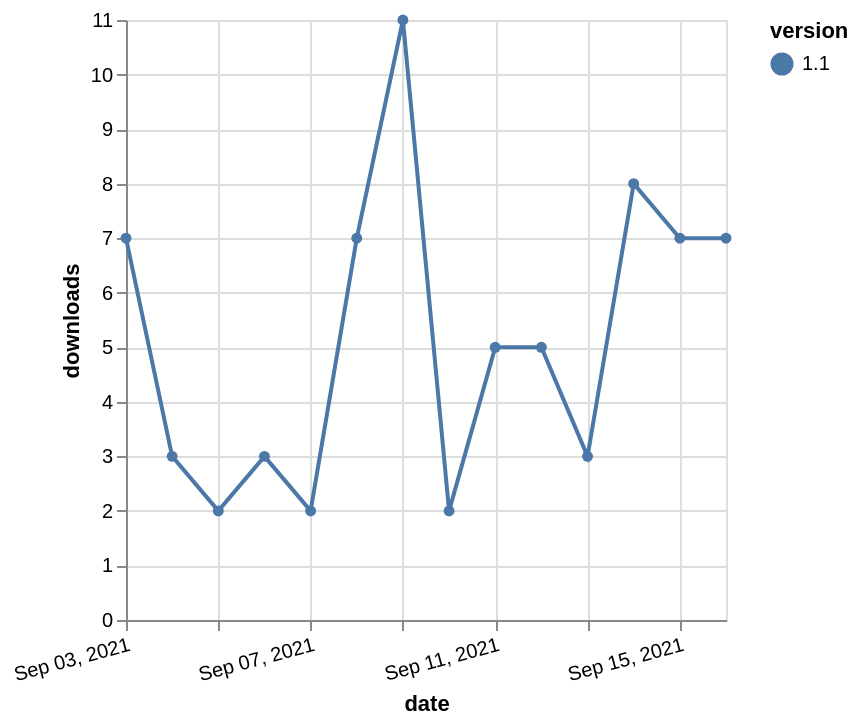

Source (Vega-Lite JSON):
### Vega-Lite specification from a JSON file in a GitHub repository (floating-point values rounded to 4 significant figures)
{"$schema": "https://vega.github.io/schema/vega-lite/v5.json", "description": "A simple bar chart with embedded data.", "data": {"values": [{"date": "2021-09-03", "total": 22945, "delta": 7, "version": "1.1"}, {"date": "2021-09-04", "total": 22948, "delta": 3, "version": "1.1"}, {"date": "2021-09-05", "total": 22950, "delta": 2, "version": "1.1"}, {"date": "2021-09-06", "total": 22953, "delta": 3, "version": "1.1"}, {"date": "2021-09-07", "total": 22955, "delta": 2, "version": "1.1"}, {"date": "2021-09-08", "total": 22962, "delta": 7, "version": "1.1"}, {"date": "2021-09-09", "total": 22973, "delta": 11, "version": "1.1"}, {"date": "2021-09-10", "total": 22975, "delta": 2, "version": "1.1"}, {"date": "2021-09-11", "total": 22980, "delta": 5, "version": "1.1"}, {"date": "2021-09-12", "total": 22985, "delta": 5, "version": "1.1"}, {"date": "2021-09-13", "total": 22988, "delta": 3, "version": "1.1"}, {"date": "2021-09-14", "total": 22996, "delta": 8, "version": "1.1"}, {"date": "2021-09-15", "total": 23003, "delta": 7, "version": "1.1"}, {"date": "2021-09-16", "total": 23010, "delta": 7, "version": "1.1"}]}, "width": "container", "mark": {"type": "line", "point": {"filled": true}}, "encoding": {"x": {"field": "date", "type": "temporal", "timeUnit": "yearmonthdate", "title": "date", "axis": {"labelAngle": -15}}, "y": {"field": "delta", "type": "quantitative", "title": "downloads"}, "color": {"field": "version", "type": "nominal"}, "tooltip": {"field": "delta"}}}
